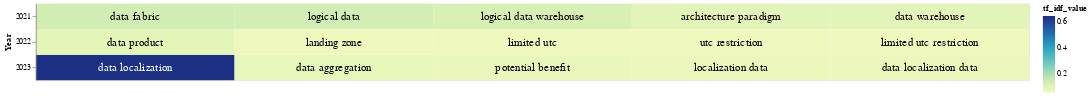

Write notebook code for a chart like this one.
### Code cell
# Select the top terms for each PDF
top_terms_df_tfidf_dates = result_data_tfidf_date.groupby('Year').head(5)

# Add a small random value to 'idf_value' for better visualization
top_terms_df_tfidf_dates['tf_idf_value'] = top_terms_df_tfidf_dates['tf_idf_value'] + np.random.rand(top_terms_df_tfidf_dates.shape[0]) * 0.0001

# Create a base chart
# Create a base chart
base = alt.Chart(top_terms_df_tfidf_dates).encode(
    x=alt.X('rank:O', axis=None),  # Use rank for x-axis
    y='Year:N',
    color=alt.Color('tf_idf_value:Q', scale=alt.Scale(scheme='viridis')),
    text='top_word:N'  # Corrected column name to 'topic_word'
).transform_window(
    rank="rank()",
    sort=[alt.SortField("tf_idf_value", order="descending")],
    groupby=["Year"]
)

# Create a heatmap
heatmap = base.mark_rect().encode(
    color='tf_idf_value:Q',
)

# Create text labels with conditional color
text = base.mark_text(baseline='middle',fontWeight='normal',fontSize=15).encode(
    text='top_word:N',
    color=alt.condition(alt.datum.tf_idf_value >= 0.4, alt.value('white'), alt.value('black'))
)

# Display the heatmap and text labels
chart_date_tfidf_type = (heatmap + text).properties(width=1300,height=100)
chart_date_tfidf_type

### Figure 1 — Vega-Lite specification as saved in the notebook (floating-point values rounded to 4 significant figures)
{"config": {"view": {"continuousWidth": 300, "continuousHeight": 300}}, "layer": [{"mark": {"type": "rect"}, "encoding": {"color": {"field": "tf_idf_value", "type": "quantitative"}, "text": {"field": "top_word", "type": "nominal"}, "x": {"axis": null, "field": "rank", "type": "ordinal"}, "y": {"field": "Year", "type": "nominal"}}, "transform": [{"window": [{"op": "rank", "field": "", "as": "rank"}], "groupby": ["Year"], "sort": [{"field": "tf_idf_value", "order": "descending"}]}]}, {"mark": {"type": "text", "baseline": "middle", "fontSize": 15, "fontWeight": "normal"}, "encoding": {"color": {"condition": {"test": "(datum.tf_idf_value >= 0.4)", "value": "white"}, "value": "black"}, "text": {"field": "top_word", "type": "nominal"}, "x": {"axis": null, "field": "rank", "type": "ordinal"}, "y": {"field": "Year", "type": "nominal"}}, "transform": [{"window": [{"op": "rank", "field": "", "as": "rank"}], "groupby": ["Year"], "sort": [{"field": "tf_idf_value", "order": "descending"}]}]}], "data": {"name": "data-e568bb89c48ba32e62785ec146a7ff90"}, "height": 100, "width": 1300, "$schema": "https://vega.github.io/schema/vega-lite/v5.17.0.json", "datasets": {"data-e568bb89c48ba32e62785ec146a7ff90": [{"Year": 2023, "top_word": "data localization", "tf_idf_value": 0.6429}, {"Year": 2023, "top_word": "data aggregation", "tf_idf_value": 0.07735}, {"Year": 2023, "top_word": "potential benefit", "tf_idf_value": 0.069}, {"Year": 2023, "top_word": "localization data", "tf_idf_value": 0.06566}, {"Year": 2023, "top_word": "data localization data", "tf_idf_value": 0.06307}, {"Year": 2022, "top_word": "data product", "tf_idf_value": 0.08594}, {"Year": 2022, "top_word": "landing zone", "tf_idf_value": 0.05403}, {"Year": 2022, "top_word": "utc restriction", "tf_idf_value": 0.05312}, {"Year": 2022, "top_word": "limited utc restriction", "tf_idf_value": 0.05309}, {"Year": 2022, "top_word": "limited utc", "tf_idf_value": 0.05315}, {"Year": 2021, "top_word": "data fabric", "tf_idf_value": 0.13}, {"Year": 2021, "top_word": "logical data", "tf_idf_value": 0.1281}, {"Year": 2021, "top_word": "logical data warehouse", "tf_idf_value": 0.1158}, {"Year": 2021, "top_word": "architecture paradigm", "tf_idf_value": 0.09268}, {"Year": 2021, "top_word": "data warehouse", "tf_idf_value": 0.09087}]}}
